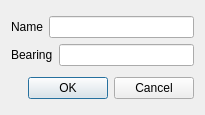
<?xml version="1.0" encoding="UTF-8"?>
<ui version="4.0">
 <class>RotPresetDialog</class>
 <widget class="QDialog" name="RotPresetDialog">
  <property name="geometry">
   <rect>
    <x>0</x>
    <y>0</y>
    <width>205</width>
    <height>115</height>
   </rect>
  </property>
  <property name="windowTitle">
   <string>Dialog</string>
  </property>
  <layout class="QVBoxLayout" name="verticalLayout_2">
   <item>
    <layout class="QVBoxLayout" name="verticalLayout">
     <item>
      <layout class="QHBoxLayout" name="horizontalLayout">
       <item>
        <widget class="QLabel" name="label">
         <property name="text">
          <string>Name</string>
         </property>
        </widget>
       </item>
       <item>
        <widget class="QLineEdit" name="nameEdit">
         <property name="maxLength">
          <number>15</number>
         </property>
        </widget>
       </item>
      </layout>
     </item>
     <item>
      <layout class="QHBoxLayout" name="horizontalLayout_2">
       <item>
        <widget class="QLabel" name="label_2">
         <property name="text">
          <string>Bearing</string>
         </property>
        </widget>
       </item>
       <item>
        <widget class="QLineEdit" name="bearingEdit">
         <property name="maxLength">
          <number>3</number>
         </property>
        </widget>
       </item>
      </layout>
     </item>
    </layout>
   </item>
   <item>
    <widget class="QDialogButtonBox" name="buttonBox">
     <property name="orientation">
      <enum>Qt::Horizontal</enum>
     </property>
     <property name="standardButtons">
      <set>QDialogButtonBox::Cancel|QDialogButtonBox::Ok</set>
     </property>
    </widget>
   </item>
  </layout>
 </widget>
 <resources/>
 <connections>
  <connection>
   <sender>buttonBox</sender>
   <signal>accepted()</signal>
   <receiver>RotPresetDialog</receiver>
   <slot>accept()</slot>
   <hints>
    <hint type="sourcelabel">
     <x>248</x>
     <y>254</y>
    </hint>
    <hint type="destinationlabel">
     <x>157</x>
     <y>274</y>
    </hint>
   </hints>
  </connection>
  <connection>
   <sender>buttonBox</sender>
   <signal>rejected()</signal>
   <receiver>RotPresetDialog</receiver>
   <slot>reject()</slot>
   <hints>
    <hint type="sourcelabel">
     <x>316</x>
     <y>260</y>
    </hint>
    <hint type="destinationlabel">
     <x>286</x>
     <y>274</y>
    </hint>
   </hints>
  </connection>
 </connections>
</ui>
